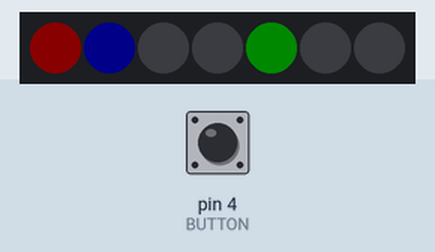
Bench run of a sketch on a simulated Arduino Uno, built with avr-gcc and run on an emulated ATmega328P. Shown: 7 RGB LEDs in strip order, left to right. The test bench sets the inputs (shaded band); at power-on: pin 4 (BUTTON) LOW. Dim RGB values are drawn brighter than linear.

Above: at 1.2 s.
1.3 s: pin 4 (BUTTON) pulled HIGH for 0.15 s
At 2.1 s:
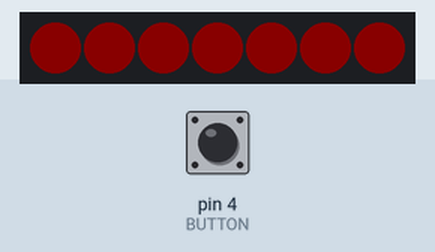
2.9 s: pin 4 (BUTTON) pulled HIGH for 1 s
At 4.2 s:
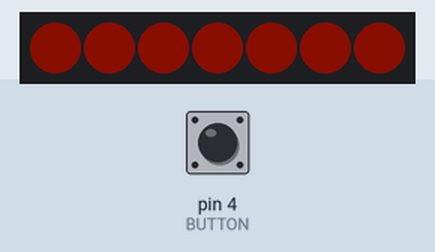
5.4 s: pin 4 (BUTTON) pulled HIGH for 0.15 s
At 6.2 s:
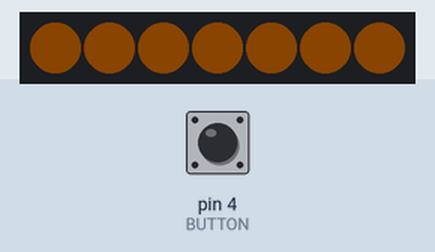
7.0 s: pin 4 (BUTTON) pulled HIGH for 3.2 s
At 8.3 s:
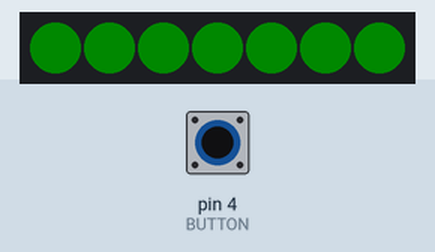
11.7 s: pin 4 (BUTTON) pulled HIGH for 0.15 s
At 12.3 s:
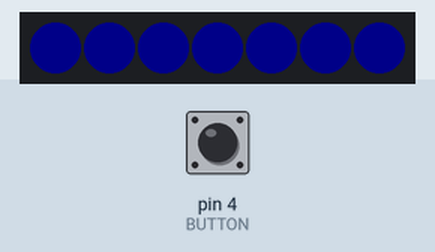
13.3 s: pin 4 (BUTTON) pulsed HIGH 5 times (0.12 s each, 0.3 s apart)
At 14.06 s:
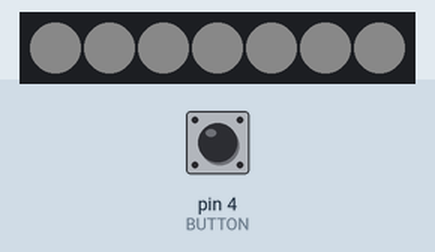
Timing chart, 0 to 16.3 s (numbered marks = the images above; inputs shaded):
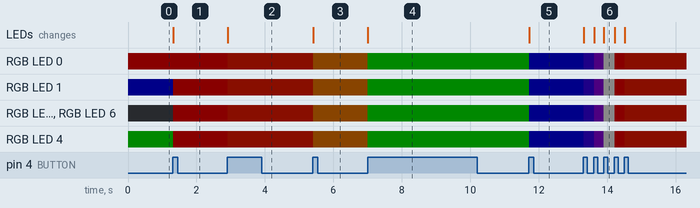

Measured:
- after the input at 1.3 s, RGB LED 1: RGB(0, 0, 10) → RGB(10, 0, 0) at once; RGB LED 2, RGB LED 3, RGB LED 5, RGB LED 6: off → RGB(10, 0, 0) at once; RGB LED 4: RGB(0, 10, 0) → RGB(10, 0, 0) at once; the LEDs: change at once (image 1)
- after the input at 2.9 s, RGB LED 0–6: RGB(10, 0, 0) → RGB(10, 1, 0) at once
- after the input at 5.4 s, RGB LED 0–6: RGB(10, 1, 0) → RGB(10, 5, 0) at once; the LEDs: change at once (image 3)
- after the input at 7.0 s, RGB LED 0–6: RGB(10, 5, 0) → RGB(0, 10, 0) at once; the LEDs: change at once (image 4)
- after the input at 11.7 s, RGB LED 0–6: RGB(0, 10, 0) → RGB(0, 0, 10) at once; the LEDs: change at once (image 5)
- after the input at 13.3 s, RGB LED 0–6: RGB(0, 0, 10) → RGB(2, 0, 9) at once, → RGB(3, 0, 5) 0.32 s later, → RGB(10, 10, 10) 0.28 s later, → RGB(10, 0, 0) 0.32 s later, … (5 changes in this stretch); the LEDs: first change at once (image 6 shows a later state)

The sketch:

main.ino
```cpp
#include <Adafruit_NeoPixel.h>
#ifdef __AVR__
  #include <avr/power.h>
#endif

#define RINGSIZE         7                                                                              // DEFINITION: The amount of LEDs on the ring
#define RINGPIN          6                                                                              // DEFINITION: The pin to which the tx/rx pin for the Neo Pixel is attached
#define BUTTON           4                                                                              // DEFINITION: The pin where the button input is configured

const int colour_white[3]       = {255, 255, 255};                                                      // CONSTANT: COLOUR - WHITE

const int colour_red[3]         = {255, 0, 0};                                                          // CONSTANT: COLOUR - RED
const int colour_orange[3]      = {255, 40, 0};                                                         // CONSTANT: COLOUR - ORANGE
const int colour_yellow[3]      = {255, 120, 0};                                                        // CONSTANT: COLOUR - YELLOW
const int colour_green[3]       = {0, 255, 0};                                                          // CONSTANT: COLOUR - GREEN
const int colour_blue[3]        = {0, 0, 255};                                                          // CONSTANT: COLOUR - BLUE
const int colour_indigo[3]      = {63, 0 ,225};                                                         // CONSTANT: COLOUR - INDIGO
const int colour_violet[3]      = {80,10,120};                                                         // CONSTANT: COLOUR - VIOLET

const int colour_turquoise[3]   = {0, 150, 200};                                                        // CONSTANT: COLOUR - TURQUOISE
const int colour_off[3]         = {0,0,0};                                                              // CONSTANT: COLOUR - OFF

bool  buttonState = LOW;                                                                                // VARIABLE: Initialise a button variable
bool  buttonLastState = 0;                                                                              // VARIABLE: Create a variable to manage debounce
Adafruit_NeoPixel ring = Adafruit_NeoPixel(RINGSIZE,   RINGPIN,   NEO_GRB + NEO_KHZ800);                // VARIABLE: A neo pixel ring to be managed
float fade_fast = 0.6;                                                                                  // VARIABLE: A variable to define how fast the fade works
float fade_slow = 0.99;                                                                                 // VARIABLE: A variable to define how fast the fade works
float fade_speed = fade_slow;                                                                           // VARIABLE: A variable to define how fast the fade works
int   delay_value = 20;                                                                                 // VARIABLE: A delay value
int   ringled[24][3] = {0};                                                                             // VARIABLE: A variable to hold the colour state of each LED on a ring
int   rotate_right = 0;                                                                                 // VARIABLE: A variable to track a right rotation
int   rotate_left = 0;                                                                                  // VARIABLE: A variable to track a left rotation
int   rotate_speed = 0.2;                                                                                 // VARIABLE: A variable to configure the rotation speed.
int   rotate_count = 0;                                                                                 // VARIABLE: A variable used in conjunction with rotate_speed to allow for timing.
int   R = 0;                                                                                            // VARIABLE: Used for positional arguments to make the 2D array more readable (RED)
int   G = 1;                                                                                            // VARIABLE: Used for positional arguments to make the 2D array more readable (GREEN)
int   B = 2;                                                                                            // VARIABLE: Used for positional arguments to make the 2D array more readable (BLUE)
int   CURRENT = R;
int   status = 0;                                                                                       // VARIABLE: A variable to track the status

// -------------------------------------------------------------------------------------------------------------------------------------------------------------------------------> FUNCTIONS: GENERAL

void fade_all(){                                                                                        // FUNCTION START: A function that will fade all of the LED's colour settings by a fixed amount
    for(int count = 0; count < RINGSIZE; count++ ){                                                     //  0. [1] Iterate through the LEDs on the ring
      ringled[count][R] = (int)floor(ringled[count][R]*fade_speed);                                     //  1. Fade the current red colour setting on this LED by one step
      ringled[count][G] = (int)floor(ringled[count][G]*fade_speed);                                     //  1. Fade the current green colour setting on this LED by one step
      ringled[count][B] = (int)floor(ringled[count][B]*fade_speed);                                     //  1. Fade the current blue colour setting on this LED by one step
    }                                                                                                   //  0. [1] END
}                                                                                                       // FUNCTION END!

void update_leds(){                                                                                     // FUNCTION START: Send the colour settings to the LED
    for(int count = 0; count < RINGSIZE; count++ ){                                                     //  0. [1] Iterate through the LEDs on the ring
      ring.setPixelColor(count, ringled[count][R],ringled[count][G],ringled[count][B]);                 //  1. Send the colour information to the ring buffer
    }                                                                                                   //  0. [1] END
   ring.show();                                                                                         //  0. Update the pixel state based on new settings
}                                                                                                       // FUNCTION END!

// -------------------------------------------------------------------------------------------------------------------------------------------------------------------------------> FUNCTIONS: ANIMATIONS

void rotate_led_right(const int thecolour[3]){                                                          // FUNCTION START: A function to trigger an indicate right animation
  if (fade_speed == fade_slow) fade_speed = fade_fast;
  if (rotate_right > 23) rotate_right = 0;                                                              //  0. If the rotate counter is out of range, reset the counter
  memcpy(ringled[rotate_right],thecolour, sizeof(ringled[1]));                                          //  0. Set the colour of the LED (ORANGE)
  rotate_right++;                                                                                       //  0. Increment the colour rotator
}                                                                                                       // FUNCTION END!

void rotate_led_left(const int thecolour[3]){                                                           // FUNCTION START: A function to trigger an indicate left animation
  if (fade_speed == fade_slow) fade_speed = fade_fast;
  memcpy(ringled[rotate_left],thecolour, sizeof(ringled[1]));                                           //  0. Set the colour of the LED (ORANGE)
  if (rotate_left == 0) rotate_left = 24;                                                               //  0. If the rotate counter is out of range, reset the counter
  rotate_left--;                                                                                        //  0. Decrement the colour rotator
}                                                                                                       // FUNCTION END!                                                                                                   // FUNCTION END!

void solid_light(const int thecolour[3]){
  for(int count = 0; count < RINGSIZE; count++ ){
  memcpy(ringled[count],thecolour, sizeof(ringled[1]));
  }
}

void pulse_light(const int thecolour[3]){
  if (fade_speed == fade_fast) fade_speed = fade_slow;
  if (ringled[0][R] >= ringled[0][G] && ringled[0][R] >= ringled[0][B]) CURRENT = R;
  else if (ringled[0][G] >= ringled[0][R] && ringled[0][G] >= ringled[0][B]) CURRENT = G;
  else CURRENT = B;
  if (ringled[0][CURRENT] < 1){
    solid_light(thecolour);
  }
}

void demo_rgb(){
  solid_light(colour_off);
  memcpy(ringled[0],colour_red, sizeof(ringled[1]));
  memcpy(ringled[4],colour_green, sizeof(ringled[1]));
  memcpy(ringled[1],colour_blue, sizeof(ringled[1]));
}

// -------------------------------------------------------------------------------------------------------------------------------------------------------------------------------> FUNCTIONS: MAIN                                                                                                      // FUNCTION END!

void status_update() {
  switch(status) {
   case 0  :
      demo_rgb();
      break;
   case 1  :
      solid_light(colour_red);
      break;
   case 2  :
      solid_light(colour_orange);
      break;
   case 3  :
      solid_light(colour_yellow);
      break;
   case 4  :
      solid_light(colour_green);
      break;
   case 5  :
      solid_light(colour_blue);
      break;
   case 6  :
      solid_light(colour_indigo);
      break;
   case 7  :
      solid_light(colour_violet);
      break;
   case 8  :
      solid_light(colour_white);
      break;
   default :
      solid_light(colour_red);
      status = 1;
    }
}

void setup() {                                                                                          // FUNCTION: Initialise the program
  pinMode(BUTTON, INPUT);                                                                               // DEBUG: Set up pin4 as input
  ring.begin();                                                                                         //  0. This initializes the NeoPixel library.
  ring.setBrightness(10);

}

void loop() {                                                                                           // FUNCTION: The main loop of the program
  fade_all();                                                                                           //  0. Run a fade on all LEDs
  buttonState = digitalRead(BUTTON);                                                                    //  0. Import current button status
  if (buttonState == HIGH) {                                                                            //  0. [1] Is button currently pressed?
      if (buttonLastState == LOW) {                                                                     //  1. YES, [2] Was it not pressed previously?
          buttonLastState = HIGH;                                                                       //  2. YES, Set flag to indicate it has been pressed
          memcpy(ringled[0],colour_off, sizeof(ringled[0]));
          status++;                                                                                     //  2. YES, Increment the status indicator.
      }                                                                                                 //  2. [END]
  }                                                                                                     //  1. [END]
  else {                                                                                                //  1. NO, The button is not pressed
    if (buttonLastState == HIGH) {                                                                      //  1. NO, [2] Is the button flagged as pressed?
      buttonLastState = LOW;                                                                            //  2. YES, Set the flag as unpressed
    }                                                                                                   //  2. [END]
  }                                                                                                     //  1. [END]
  status_update();                                                                                      //  0. Run the status update switch statement
  update_leds();                                                                                        //  0. Push the latest colour information to the LEDs
  delay(delay_value);                                                                                   //  0. Delay before next update
}                                                                                                       // FUNCTION END!
```
